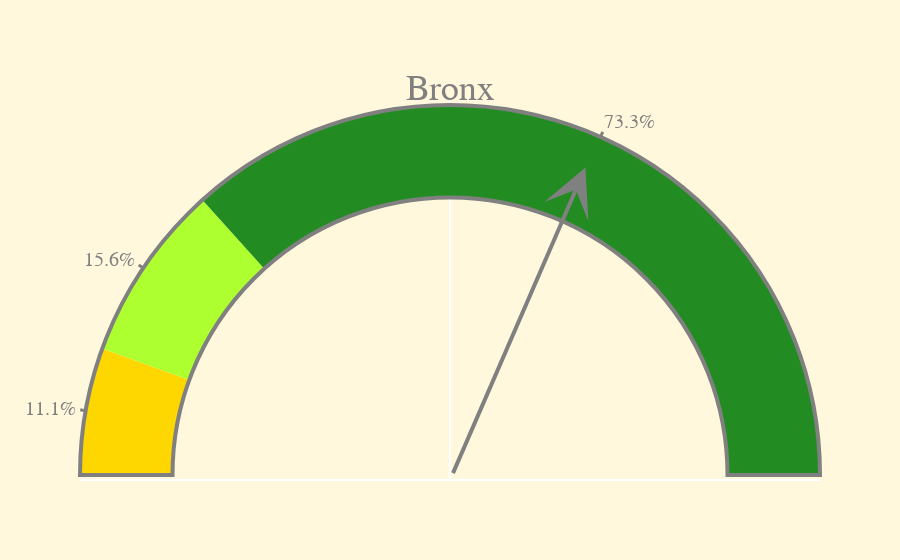

Source (notebook cell):
### Code cell
import plotly.graph_objects as go

bronx_nd, maxid, ticks, labels = needle_dir( bronx_percent )


fig = go.Figure(go.Indicator(
    mode = "gauge",
    #value = 0,
    domain = {'x': [0, 1], 'y': [0, 1]},
    title = {'text': "Bronx", 'font': {'size': 36}},
    gauge = {
        'axis': {'range': [None, 100], 'tickwidth': 3, 'tickcolor': "gray", 
                 'tickfont': { 'size':20}, 'tickvals': ticks, 'ticktext': labels},
        'bgcolor': "white",
        'borderwidth': 4,
        'bordercolor': "gray",
        'steps': [
            {'range': [0, boro_health_counts['percent'][0]], 'color': 'gold'},
            {'range': [boro_health_counts['percent'][0], boro_health_counts['percent'][0] + boro_health_counts['percent'][1]], 
             'color': 'greenyellow'},
            {'range': [boro_health_counts['percent'][0] + boro_health_counts['percent'][1], 
                        boro_health_counts['percent'][0] + boro_health_counts['percent'][1] + boro_health_counts['percent'][2]], 
             'color': 'forestgreen'}
        ],

    }))

fig.update_layout(paper_bgcolor = "cornsilk", font = {'color': "gray", 'family': "Arial"},
                     xaxis={'showgrid': False, 'range':[-1,1], 'showticklabels':False},
                     yaxis={'showgrid': False, 'range':[0,1], 'showticklabels':False},
                     plot_bgcolor='rgba(0,0,0,0)')



r= 0.9
x_head = r * np.cos(np.radians(bronx_nd))
y_head = r * np.sin(np.radians(bronx_nd))

fig.add_annotation(
    ax=0,
    ay=0,
    axref='x',
    ayref='y',
    x=x_head,
    y=y_head,
    xref='x',
    yref='y',
    showarrow=True,
    arrowhead=3,
    arrowsize=2,
    arrowwidth=4,
    arrowcolor = 'gray'
    )

fig.show()

### Figure 1 — Plotly figure (JSON) as saved in the notebook; plotly's stock layout.template omitted (floating-point values rounded to 4 significant figures)
{"data": [{"domain": {"x": [0, 1], "y": [0, 1]}, "gauge": {"axis": {"range": [null, 100], "tickcolor": "gray", "tickfont": {"size": 20}, "ticktext": ["11.1%", "15.6%", "73.3%"], "tickvals": [5.556, 18.89, 63.33], "tickwidth": 3}, "bgcolor": "white", "bordercolor": "gray", "borderwidth": 4, "steps": [{"color": "gold", "range": [0, 11.11]}, {"color": "greenyellow", "range": [11.11, 26.67]}, {"color": "forestgreen", "range": [26.67, 100]}]}, "mode": "gauge", "title": {"font": {"size": 36}, "text": "Bronx"}, "type": "indicator"}], "layout": {"annotations": [{"arrowcolor": "gray", "arrowhead": 3, "arrowsize": 2, "arrowwidth": 4, "ax": 0, "axref": "x", "ay": 0, "ayref": "y", "showarrow": true, "x": 0.3661, "xref": "x", "y": 0.8222, "yref": "y"}], "font": {"color": "gray", "family": "Arial"}, "paper_bgcolor": "cornsilk", "plot_bgcolor": "rgba(0,0,0,0)", "xaxis": {"range": [-1, 1], "showgrid": false, "showticklabels": false}, "yaxis": {"range": [0, 1], "showgrid": false, "showticklabels": false}}}
